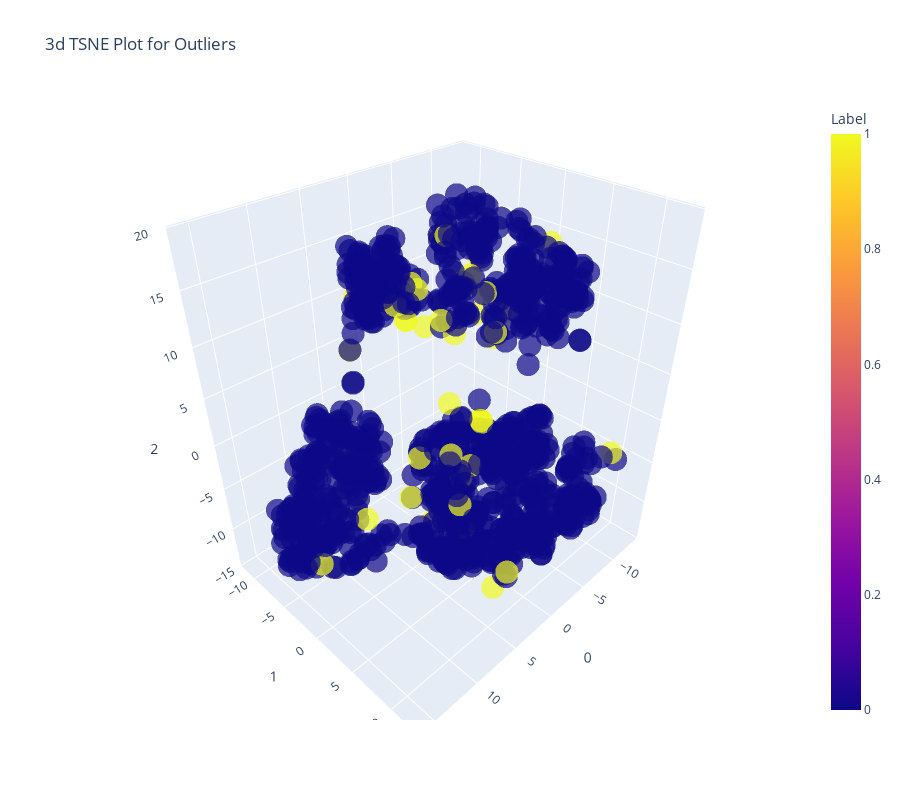

The code cell stored with this chart in its notebook:
### Markdown cell above
## Anomaly Detection 3D PLOT

### Code cell
from pycaret.datasets import get_data
anomalies = get_data('anomaly')
# Importing module and initializing setup
from pycaret.anomaly import *
ano1 = setup(data = anomalies)
# creating a model
iforest = create_model('iforest')
# plotting a model
plot_model(iforest)

### Figure 1 — Plotly figure (JSON) as saved in the notebook; plotly's stock layout.template omitted (floating-point values rounded to 4 significant figures; data arrays with more than 128 entries replaced by an {"elided": "..."} marker saying what was removed)
{"data": [{"customdata": {"elided": "1000x1 float values"}, "hoverlabel": {"namelength": 0}, "hovertemplate": "0=%{x}<br>1=%{y}<br>2=%{z}<br>Feature=%{customdata[0]}<br>Label=%{marker.color}", "legendgroup": "", "marker": {"color": {"elided": "1000 int values"}, "coloraxis": "coloraxis", "opacity": 0.7, "symbol": "circle"}, "mode": "markers", "name": "", "scene": "scene", "showlegend": false, "type": "scatter3d", "x": {"elided": "1000 float values"}, "y": {"elided": "1000 float values"}, "z": {"elided": "1000 float values"}}], "layout": {"coloraxis": {"colorbar": {"title": {"text": "Label"}}, "colorscale": [[0, "#0d0887"], [0.1111, "#46039f"], [0.2222, "#7201a8"], [0.3333, "#9c179e"], [0.4444, "#bd3786"], [0.5556, "#d8576b"], [0.6667, "#ed7953"], [0.7778, "#fb9f3a"], [0.8889, "#fdca26"], [1, "#f0f921"]]}, "height": 800, "legend": {"tracegroupgap": 0}, "scene": {"domain": {"x": [0, 1], "y": [0, 1]}, "xaxis": {"title": {"text": "0"}}, "yaxis": {"title": {"text": "1"}}, "zaxis": {"title": {"text": "2"}}}, "title": {"text": "3d TSNE Plot for Outliers"}, "width": 900}}
